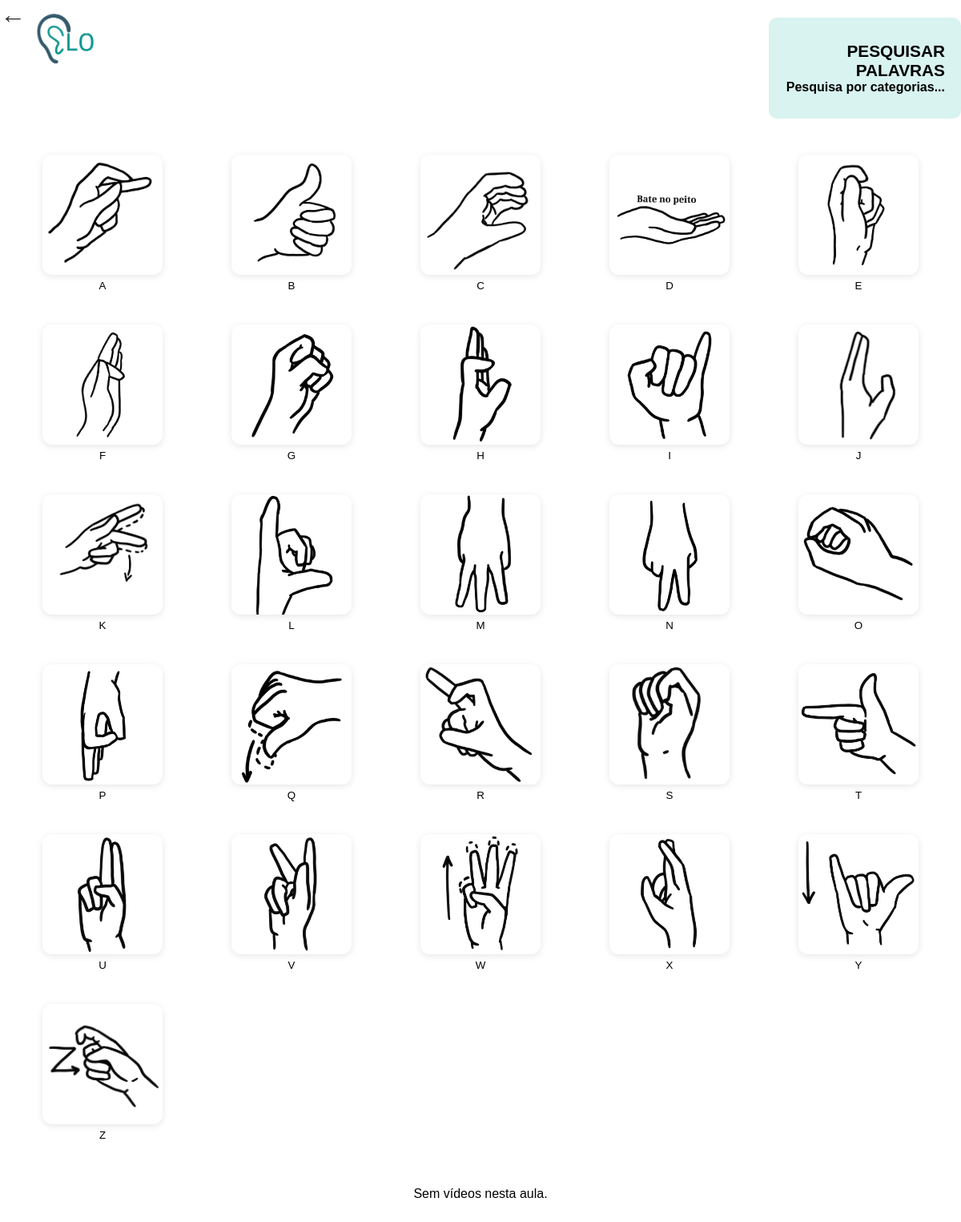
Screenshot of /pesquisa/aula/1/ (signed in) with the database file from the repository.
### aulas/models.py (models this page shows, shortened)
class Imagem(models.Model):
    aula = models.ForeignKey(Aula, on_delete=models.CASCADE, related_name='imagens')
    imagem = models.ImageField(upload_to='aulas/')
    descricao = models.TextField()

### pesquisa/views.py (the view)
# urls.py: path('aula/<int:aula_id>/', views.detalhes_aula_view, name='detalhes_aula'),
def detalhes_aula_view(request, aula_id):
    user = request.user
    aula = get_object_or_404(Aula, id=aula_id)
    if not AulaConcluida.objects.filter(user=user, aula=aula).exists():
        return render(request, 'pesquisa/nao_autorizado.html', status=403)
    imagens = aula.imagens.all()
    videos = aula.videos.all()
    return render(request, 'pesquisa/detalhes_aula.html', {
        'aula': aula,
        'imagens': imagens,
        'videos': videos
    })

### pesquisa/templates/pesquisa/detalhes_aula.html (shortened to what this page needs)
{% load static %}
<!DOCTYPE html>
<html lang="pt">
<head>
    <link rel="stylesheet" type="text/css" href="{% static 'pesquisa/detalhes_aula.css' %}">
</head>
<div class="logo-voltar">
  <img src="{% static 'utilizador/images/logo.png' %}" alt="Logotipo" class="logo">
  <a href="{% url 'pesquisa' %}" class="seta-voltar">←</a>
</div>
<div class="cabecalho">
  <h2>PESQUISAR PALAVRAS</h2>
  <p><strong>Pesquisa por categorias...</strong></p>
</div>
<div class="galeria-imagens">
  {% for imagem in imagens %}
    <div class="imagem-item">
      <img src="{{ imagem.imagem.url }}" alt="{{ imagem.descricao }}">
      <br>
      <small>{{ imagem.descricao }}</small>
    </div>
  {% endfor %}
</div>
<div class="galeria-videos">
  {% for video in videos %}
    <div class="video-item">
      <video src="{{ video.video.url }}" controls></video>
      <p>{{ video.descricao }}</p>
    </div>
  {% empty %}
    <p>Sem vídeos nesta aula.</p>
  {% endfor %}
</div>

### pesquisa/static/pesquisa/detalhes_aula.css (style rules this page uses)
.seta-voltar { font-size: 2em; margin-top: 50px; text-decoration: none; color: #333; }
.logo { width: 150px; position: absolute; top: -20px; left: 10px; }
.cabecalho { background-color: #d8f3f0; padding: 30px 20px; border-radius: 10px; width: 20%; box-sizing: border-box; text-align: right; position: relative; top: -15px; margin: 0; margin-left: auto; }
.cabecalho h2 { margin: 0; font-size: 1.3em; }
.cabecalho p { margin: 0; }
.galeria-imagens { display: grid; grid-template-columns: repeat(5, 1fr); gap: 20px; padding: 20px; justify-items: center; }
.imagem-item { margin: 10px; text-align: center; }
.imagem-item img { width: 150px; height: 150px; object-fit: contain; border-radius: 12px; box-shadow: 0 2px 8px rgba(0,0,0,0.1); }
.galeria-videos { display: flex; flex-wrap: wrap; gap: 20px; row-gap: 60px; padding: 10px; justify-content: center; }

### rows the page displays
Imagem: imagem (picture), descricao "A"
Imagem: imagem (picture), descricao "B"
Imagem: imagem (picture), descricao "C"
Imagem: imagem (picture), descricao "D"
Imagem: imagem (picture), descricao "E"
Imagem: imagem (picture), descricao "F"
Imagem: imagem (picture), descricao "G"
Imagem: imagem (picture), descricao "H"
Imagem: imagem (picture), descricao "I"
Imagem: imagem (picture), descricao "J"
Imagem: imagem (picture), descricao "K"
Imagem: imagem (picture), descricao "L"
Imagem: imagem (picture), descricao "M"
Imagem: imagem (picture), descricao "N"
Imagem: imagem (picture), descricao "O"
Imagem: imagem (picture), descricao "P"
Imagem: imagem (picture), descricao "Q"
Imagem: imagem (picture), descricao "R"
Imagem: imagem (picture), descricao "S"
Imagem: imagem (picture), descricao "T"
Imagem: imagem (picture), descricao "U"
Imagem: imagem (picture), descricao "V"
Imagem: imagem (picture), descricao "W"
Imagem: imagem (picture), descricao "X"
Imagem: imagem (picture), descricao "Y"
Imagem: imagem (picture), descricao "Z"
